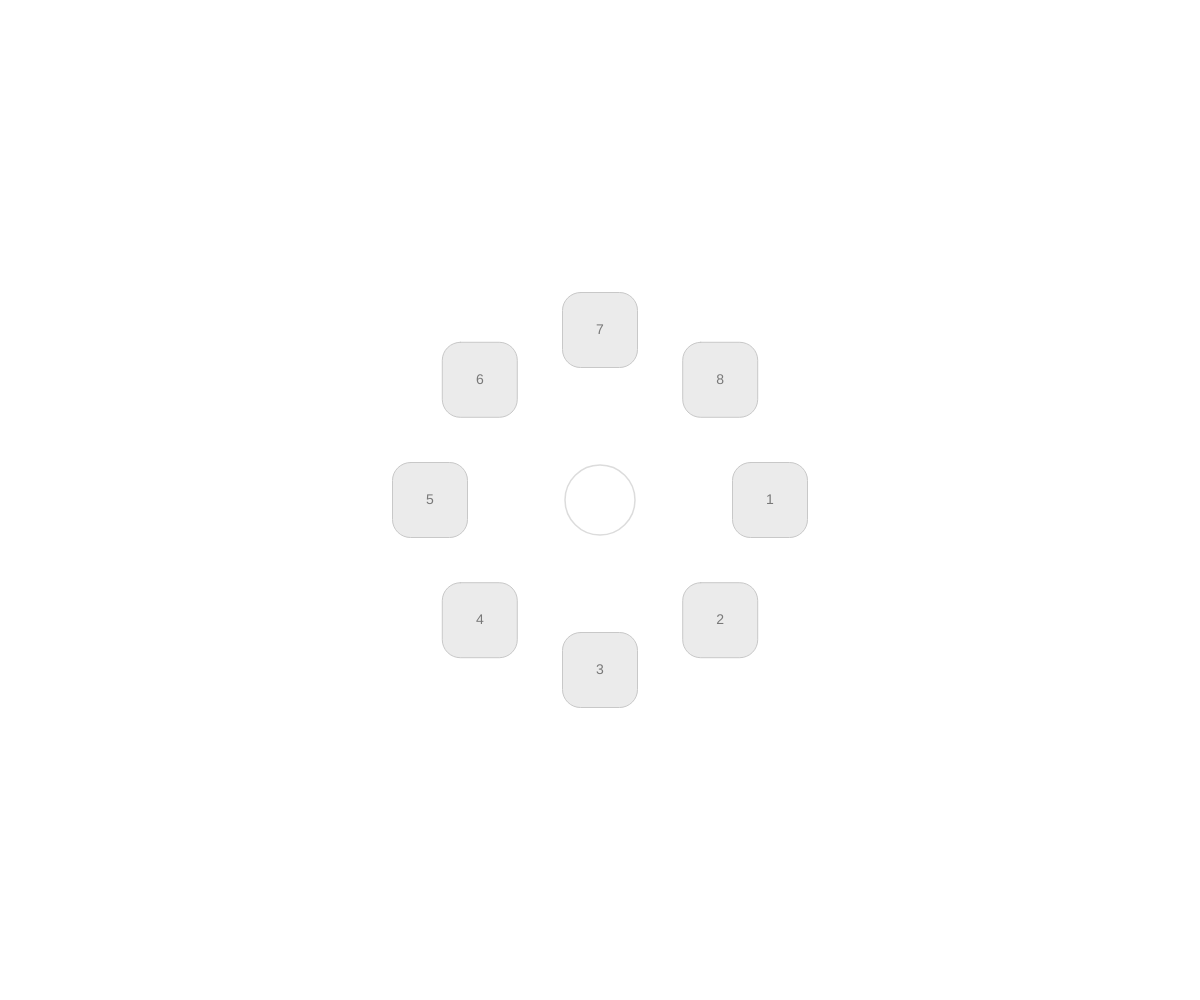
Frame 1 (no input)
Frame 60 (no input): identical to frame 1, image omitted
Frame 120 (the mouse pressed at the canvas centre since frame 60): identical to frame 1, image omitted

The p5.js sketch that drew this single still picture (run headless with seeded random() and noise() and a simulated clock; from frame 60 on, the mouse is pressed at the canvas centre):

// p5.js sketch
// ── sketch.js
let currentAngle = 0;
let targetAngle = 0;
const totalItems = 8;
const radius = 170; 
const boxSize = 75; 

function setup() {
  createCanvas(windowWidth, windowHeight);
  rectMode(CENTER);
}

function draw() {
  background(255);

  // Smooth easing toward the target angle
  currentAngle = lerp(currentAngle, targetAngle, 0.08);
  console.log(currentAngle);

  // Move origin to the screen center
  translate(width / 2, height / 2);

  // Draw the central circle / hub
  noFill();
  stroke(220);
  strokeWeight(1.5);
  circle(0, 0, 70);

  // Draw rotating rounded squares
  for (let i = 0; i < totalItems; i++) {
    // Distribute angles evenly around the ring
    let angle = currentAngle + (TWO_PI / totalItems) * i;

    // Convert polar angle to Cartesian (x, y) coordinates
    let x = cos(angle) * radius;
    let y = sin(angle) * radius;

    push();
    translate(x, y);

    fill(235);
    stroke(200);
    strokeWeight(1);
    // Draw rounded square (rectMode is CENTER)
    rect(0, 0, boxSize, boxSize, 18);

    // Placeholder item number
    fill(120);
    noStroke();
    textAlign(CENTER, CENTER);
    textSize(14);
    text(i + 1, 0, 0);

    pop();
  }
}

// Map mouse scroll to wheel rotation
function mouseWheel(event) {
  console.log(event); 
  // event.delta gives scroll direction and magnitude
  targetAngle += event.delta * 0.002;
  // Prevent page default scroll
  return false;
}

function windowResized() {
  resizeCanvas(windowWidth, windowHeight);
}
